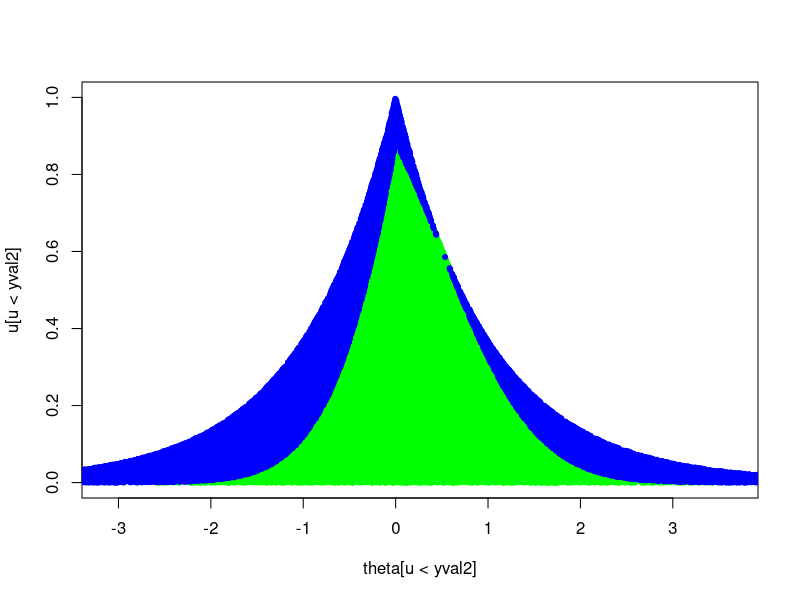
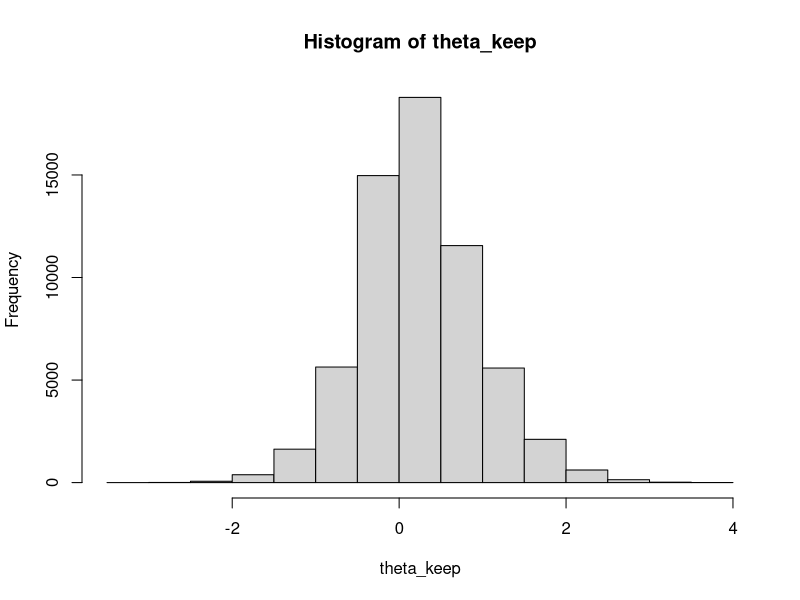
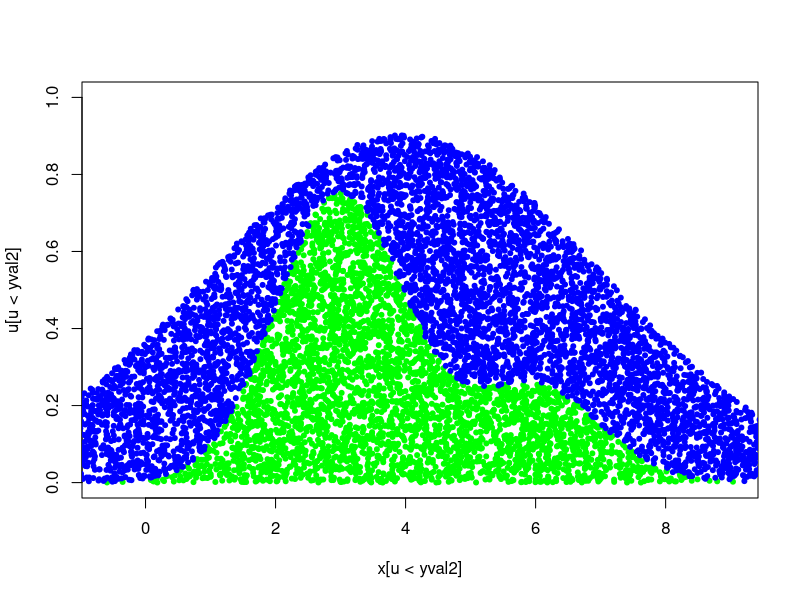
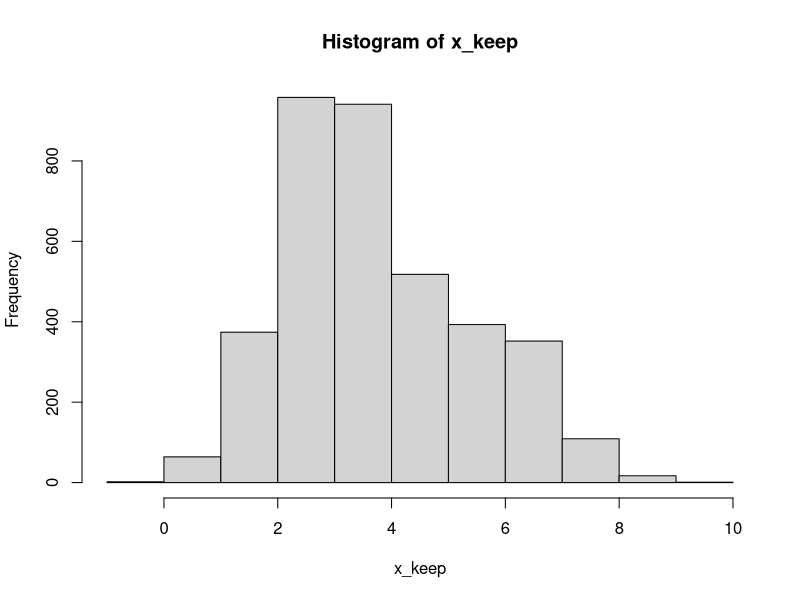
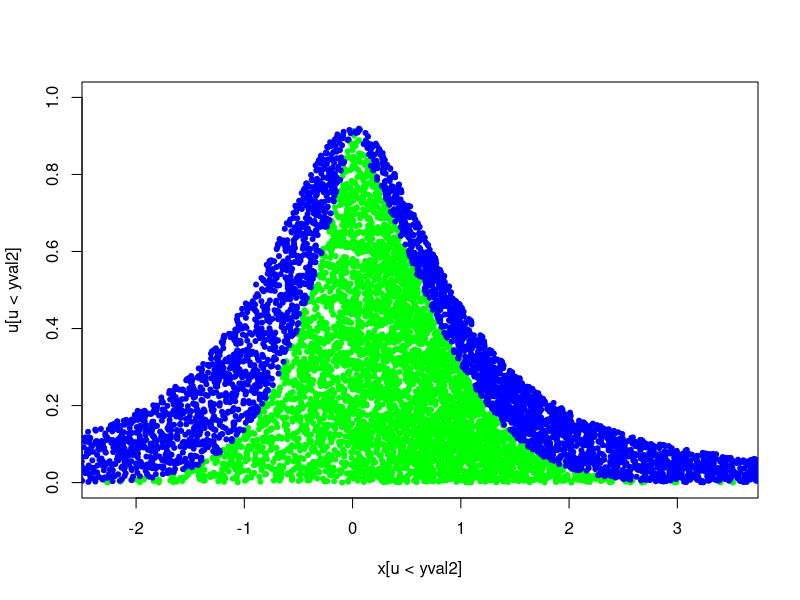
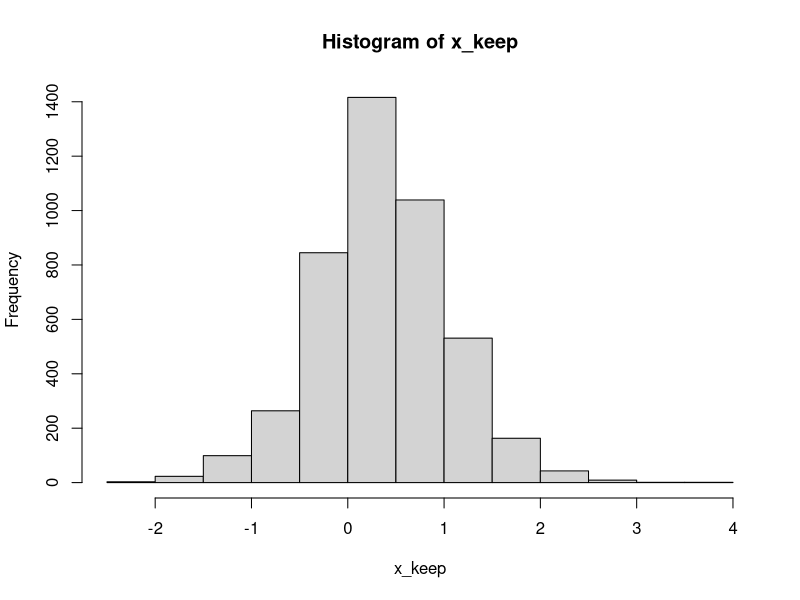

Generate these figures, in order, with R:
# Problem 1

# Part a

x=runif(1000000,0,14)
theta=sin(runif(1000000,0,pi/2))*14
2/(sum(ifelse(x < theta,1,0))/length(x))

# Problem 2

# Part d

p = runif(100000)
theta = ifelse(p < 1/2, log(2*p), -log(2*(1-p)))
yval1 = exp(-abs(theta))
yval2 = exp(-abs(theta)-(theta-0.5)^2/2)
u = c()
for(val in yval1)
  u = c(u,runif(1,0,val))
plot(theta[u < yval2],u[u < yval2],col="green",pch=20,ylim = c(0,1))
points(theta[u > yval2],u[u > yval2],col="blue",pch=20)
theta_keep = theta[u < yval2]
hist(theta_keep)

# Part e

mean(theta_keep)
sd(theta_keep)^2

# Part f

sum(ifelse(u < yval2,1,0))/100000


# Problem 3

# Part b

x = rnorm(10000,4,3)
yval1 = dnorm(x,4,3)*6.8
yval2 = 0.75*exp(-(x-3)^2/2)+ 0.25*exp(-(x-6)^2/2)
u = c()
for(val in yval1)
  u = c(u,runif(1,0,val))
plot(x[u < yval2],u[u < yval2],col="green",pch=20,ylim = c(0,1))
points(x[u > yval2],u[u > yval2],col="blue",pch=20)
x_keep = x[u < yval2]
hist(x_keep)

# Part c

mean(x_keep)
sd(x_keep)^2

# Part d

sum(ifelse(u < yval2,1,0))/10000

# Problem 4

# Part c 

x = rt(10000,1)+0.4
yval1 = dt(x,1)*pi*exp(-0.4^2/2)
yval2 = exp(-abs(x))*exp(-(x-0.4)^2/2)
u = c()
for(val in yval1)
  u = c(u,runif(1,0,val))
plot(x[u < yval2],u[u < yval2],col="green",pch=20,ylim = c(0,1))
points(x[u > yval2],u[u > yval2],col="blue",pch=20)
x_keep = x[u < yval2]
hist(x_keep)

# Part d

mean(x_keep)
sd(x_keep)^2

# Part e

sum(ifelse(u < yval2,1,0))/10000
